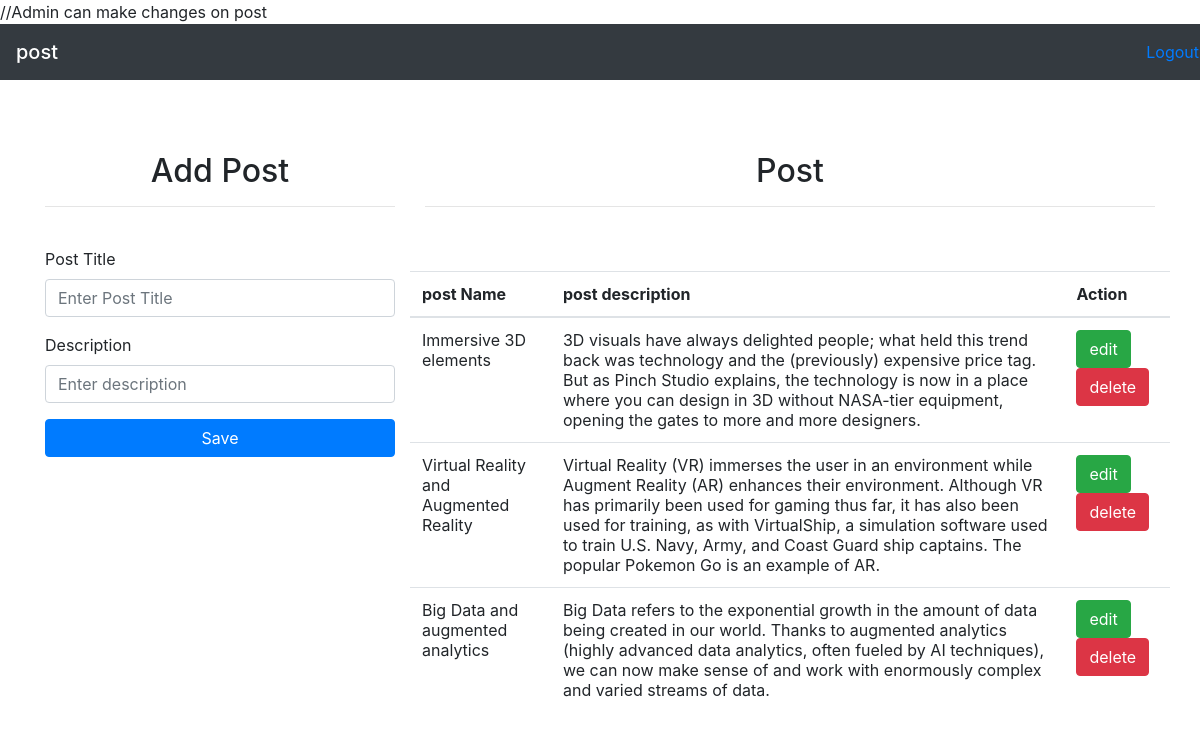
The page /admin-page.php on the database its author committed.
### tables this page shows
CREATE TABLE IF NOT EXISTS `post` (
  `id` int(11) NOT NULL AUTO_INCREMENT,
  `name` varchar(100) NOT NULL,
  `description` varchar(500) NOT NULL,
  PRIMARY KEY (`id`)
);

### process.php (called while the page is built, shortened)
<?php
$update = false;
$name = '';
$description = '';
?>

### admin-page.php (the view, shortened to what this page needs)
<?php require_once 'process.php'; ?>
<?php $con = new mysqli("localhost","root","","post"); ?>
<!DOCTYPE html>
<html lang="en">
<head>
    <link rel="stylesheet" href="https://maxcdn.bootstrapcdn.com/bootstrap/4.0.0/css/bootstrap.min.css">
</head>
<body>
    <nav class="navbar navbar-dark bg-dark text-center">
    <span class="navbar-brand mb-0 h1 text-center">post</span>
	<div class="row" text-align="right">
                        <a href="logout.php"> Logout</a>
	</div>
</nav>
    <br><br><br>
    <div class="container">
        <div class="row">
            <div class="col-md-4">
                <h2 class="text-center">Add Post</h2>
                <hr><br>
                <form action="process.php" method="POST">
                    <div class="form-group">
                        <label for="postTitle">Post Title</label>
                        <input type="text" name="post" class="form-control" id="postTitle" placeholder="Enter Post Title" required autocomplete="off"  value="<?php echo $name; ?>">
                    </div>
                    <div class="form-group">
                        <label for="description">Description</label>
                        <input type="text" name="description" class="form-control" id="description" placeholder="Enter description" required  value="<?php echo $description; ?>">
                    </div>
                    <?php if($update == true): ?>
                    <button type="submit" name="update" class="btn btn-success btn-block">Update</button>
                    <?php else: ?>
                    <button type="submit" name="save" class="btn btn-primary btn-block">Save</button>
                    <?php endif; ?>
                </form>
            </div>
            <div class="col-md-8">
                <h2 class="text-center">Post</h2>
                <hr>
                <br><br>
                <?php
                    $result = mysqli_query($con, "SELECT * FROM post");
                ?>
                <div class="row justify-content-center">
                    <table class="table">
                        <thead>
                            <tr>
                                <th>post Name</th>
                                <th>post description</th>
                                <th colspan="2">Action</th>
                            </tr>
                        </thead>
                        <?php
                            while($row = $result->fetch_assoc()): ?>
                            <tr>
                                <td><?php echo $row['name']; ?></td>
                                <td><?php echo $row['description']; ?></td>
                                <td>
                                    <a href="post.php?edit=<?php echo $row['id']; ?>" class="btn btn-success">edit</a>
                                    <a href="process.php?delete=<?php echo $row['id']; ?>"  class="btn btn-danger">delete</a>
                                </td>
                            </tr>
                        <?php endwhile ?>
                    </table>
                </div>
            </div>
        </div>
    </div>
</body>
</html>

### rows shown on the page
post: name "Immersive 3D elements", description "3D visuals have always delighted people; what held this trend back was technology and the (previously) expensive price tag. But as Pinch Studio explains, the technology is now in a place where you can design in 3D without NASA-tier equipment, opening the gates to more and more designers."
post: name "Virtual Reality and Augmented Reality", description "Virtual Reality (VR) immerses the user in an environment while Augment Reality (AR) enhances their environment. Although VR has primarily been used for gaming thus far, it has also been used for training, as with VirtualShip, a simulation software used to train U.S. Navy, Army, and Coast Guard ship captains. The popular Pokemon Go is an example of AR."
post: name "Big Data and augmented analytics", description "Big Data refers to the exponential growth in the amount of data being created in our world. Thanks to augmented analytics (highly advanced data analytics, often fueled by AI techniques), we can now make sense of and work with enormously complex and varied streams of data."
